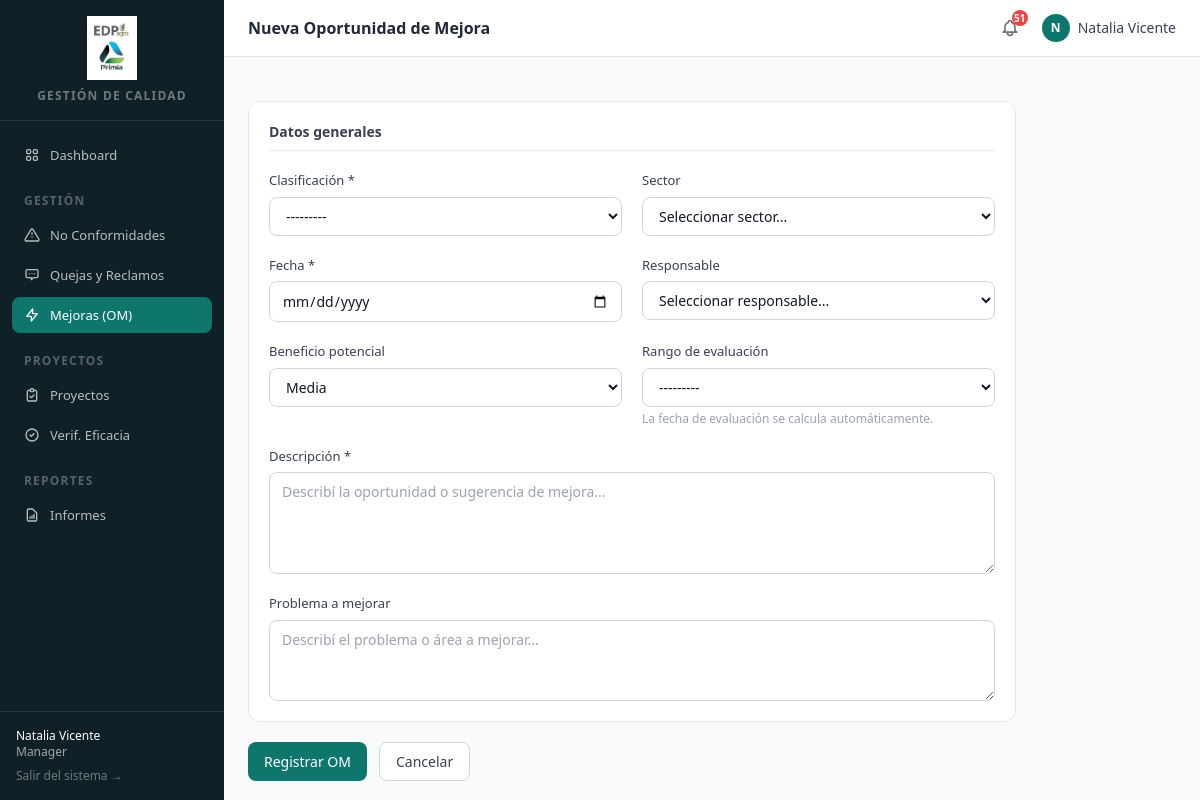
The app's page /om/nueva/ (signed in) with its own data.
### apps/accounts/models.py (models this page shows, shortened)
class Usuario(AbstractUser):
    rol = models.CharField(max_length=20, choices=Rol, default=Rol.OPERARIO)
    area = models.CharField(max_length=100, blank=True)
    telefono = models.CharField(max_length=30, blank=True)
    class Meta:
        verbose_name = 'Usuario'
        verbose_name_plural = 'Usuarios'
    def __str__(self):
        return f'{self.get_full_name() or self.username} ({self.get_rol_display()})'
    @property
    def es_calidad(self):
        return self.rol in (Rol.CALIDAD, Rol.MANAGER, Rol.ADMIN)
    @property
    def es_admin(self):
        return self.rol == Rol.ADMIN
    @property
    def es_operario(self):
        return self.rol == Rol.OPERARIO

### apps/om/views.py (the view)
# urls.py: path('nueva/', views.crear, name='crear'),
@login_required
def crear(request):
    puede_cargar = request.user.es_operario or request.user.es_calidad or request.user.is_superuser
    if not puede_cargar:
        messages.error(request, 'No tenés permisos para cargar Oportunidades de Mejora.')
        return redirect('om:lista')
    if request.method == 'POST':
        form = OportunidadMejoraForm(request.POST)
        adjunto_form = AdjuntoOMForm(request.POST, request.FILES)
        if form.is_valid():
            om = form.save(commit=False)
            if request.user.es_operario:
                om.estado = EstadoOM.EN_REVISION
            om.creado_por = request.user
            om.actualizado_por = request.user
            om.save()
            if adjunto_form.is_valid() and request.FILES.get('archivo'):
                adj = adjunto_form.save(commit=False)
                adj.om = om
                adj.nombre = request.FILES['archivo'].name
                adj.subido_por = request.user
                adj.save()
            messages.success(request, f'{om.folio} registrada correctamente.')
            return redirect('om:detalle', pk=om.pk)
    else:
        form = OportunidadMejoraForm(initial={'fecha': timezone.now().date()})
        adjunto_form = AdjuntoOMForm()
    return render(request, 'om/form.html', {
        'form': form,
        'adjunto_form': adjunto_form,
        'titulo': 'Nueva Oportunidad de Mejora',
        'accion': 'Registrar OM',
    })

### apps/om/forms.py
class AdjuntoOMForm(forms.ModelForm):
    class Meta:
        model = AdjuntoOM
        fields = ['archivo']
        widgets = {
            'archivo': forms.FileInput(attrs={'class': 'form-input', 'accept': '.jpg,.jpeg,.png,.pdf,.xlsx,.xls'}),
        }

### apps/core/context_processors.py (called while the page is built)
def notificaciones(request):
    if not request.user.is_authenticated:
        return {'notif_no_leidas': 0}
    count = Notificacion.objects.filter(
        usuario=request.user, leida=False
    ).count()
    return {'notif_no_leidas': count}

### apps/core/models.py (called while the page is built)
    def __str__(self):
        return self.nombre

### templates/om/form.html (shortened to what this page needs)
{% extends "base.html" %}
{% block page_title %}{{ titulo }}{% endblock %}
{% block content %}
<div class="max-w-3xl">
  <form method="post" class="space-y-5">
    <div class="card space-y-5">
      <h3 class="text-sm font-semibold text-gray-700 border-b pb-2">Datos generales</h3>
      <div class="grid grid-cols-2 gap-5">
        <div>
          <label class="form-label">Clasificación *</label>
          {{ form.clasificacion }}
        </div>
        <div>
          <label class="form-label">Sector</label>
          {{ form.sector }}
        </div>
      </div>
      <div class="grid grid-cols-2 gap-5">
        <div>
          <label class="form-label">Fecha *</label>
          {{ form.fecha }}
        </div>
        <div>
          <label class="form-label">Responsable</label>
          {{ form.responsable }}
        </div>
      </div>
      <div class="grid grid-cols-2 gap-5">
        <div>
          <label class="form-label">Beneficio potencial</label>
          {{ form.beneficio_potencial }}
        </div>
        <div>
          <label class="form-label">Rango de evaluación</label>
          {{ form.rango_evaluacion }}
          <p class="mt-1 text-xs text-gray-400">La fecha de evaluación se calcula automáticamente.</p>
        </div>
      </div>
      <div>
        <label class="form-label">Descripción *</label>
        {{ form.descripcion }}
      </div>
      <div>
        <label class="form-label">Problema a mejorar</label>
        {{ form.problema_a_mejorar }}
      </div>
    </div>
    <div class="flex gap-3">
      <button type="submit" class="btn-primary">{{ accion }}</button>
      <a href="{% url 'om:lista' %}" class="btn-secondary">Cancelar</a>
    </div>
  </form>
</div>
{% endblock %}

### templates/base.html (shortened to what this page needs)
{% load static %}
<!DOCTYPE html>
<html lang="es" class="h-full bg-gray-50">
<head>
  <script src="https://cdn.tailwindcss.com"></script>
</head>
<body class="h-full flex" hx-headers='{"X-CSRFToken": "{{ csrf_token }}"}'>
  <aside class="w-56 min-h-screen flex flex-col bg-sidebar text-white shrink-0">
    <div class="px-4 py-4 border-b border-white/10">
      <img src="{% static 'img/logo_edp.jpg' %}" alt="EDP Agro" class="h-16 w-full object-contain mb-2">
      <p class="text-center text-xs text-white/40 tracking-widest uppercase font-semibold">Gestión de Calidad</p>
    </div>
    <nav class="flex-1 px-3 py-4 space-y-1 text-sm">
      {% with request.resolver_match.app_name as active_app %}
      <a href="{% url 'dashboard:index' %}"
         class="nav-link {% if active_app == 'dashboard' %}bg-primary text-white{% else %}text-white/70 hover:bg-white/10{% endif %}">
        Dashboard
      </a>
      <p class="px-3 pt-4 pb-1 text-xs text-white/30 uppercase tracking-widest font-semibold">Gestión</p>
      <a href="{% url 'nc:lista' %}"
         class="nav-link {% if active_app == 'nc' %}bg-primary text-white{% else %}text-white/70 hover:bg-white/10{% endif %}">
        <svg class="w-4 h-4" fill="none" viewBox="0 0 24 24" stroke="currentColor"><path stroke-linecap="round" stroke-linejoin="round" stroke-width="2" d="M12 9v2m0 4h.01M10.29 3.86L1.82 18a2 2 0 001.71 3h16.94a2 2 0 001.71-3L13.71 3.86a2 2 0 00-3.42 0z"/></svg>
        No Conformidades
      </a>
      <a href="{% url 'qr:lista' %}"
         class="nav-link {% if active_app == 'qr' %}bg-primary text-white{% else %}text-white/70 hover:bg-white/10{% endif %}">
        <svg class="w-4 h-4" fill="none" viewBox="0 0 24 24" stroke="currentColor"><path stroke-linecap="round" stroke-linejoin="round" stroke-width="2" d="M8 10h.01M12 10h.01M16 10h.01M9 16H5a2 2 0 01-2-2V6a2 2 0 012-2h14a2 2 0 012 2v8a2 2 0 01-2 2h-5l-3 3v-3z"/></svg>
        Quejas y Reclamos
      </a>
      <a href="{% url 'om:lista' %}"
         class="nav-link {% if active_app == 'om' %}bg-primary text-white{% else %}text-white/70 hover:bg-white/10{% endif %}">
        <svg class="w-4 h-4" fill="none" viewBox="0 0 24 24" stroke="currentColor"><path stroke-linecap="round" stroke-linejoin="round" stroke-width="2" d="M13 10V3L4 14h7v7l9-11h-7z"/></svg>
        Mejoras (OM)
      </a>
      <p class="px-3 pt-4 pb-1 text-xs text-white/30 uppercase tracking-widest font-semibold">Proyectos</p>
      <a href="{% url 'proyectos:lista' %}"
         class="nav-link {% if active_app == 'proyectos' %}bg-primary text-white{% else %}text-white/70 hover:bg-white/10{% endif %}">
        <svg class="w-4 h-4" fill="none" viewBox="0 0 24 24" stroke="currentColor"><path stroke-linecap="round" stroke-linejoin="round" stroke-width="2" d="M9 5H7a2 2 0 00-2 2v12a2 2 0 002 2h10a2 2 0 002-2V7a2 2 0 00-2-2h-2M9 5a2 2 0 002 2h2a2 2 0 002-2M9 5a2 2 0 012-2h2a2 2 0 012 2m-6 9l2 2 4-4"/></svg>
        Proyectos
      </a>
      <a href="{% url 'verificacion:lista' %}"
         class="nav-link {% if active_app == 'verificacion' %}bg-primary text-white{% else %}text-white/70 hover:bg-white/10{% endif %}">
        <svg class="w-4 h-4" fill="none" viewBox="0 0 24 24" stroke="currentColor"><path stroke-linecap="round" stroke-linejoin="round" stroke-width="2" d="M9 12l2 2 4-4m6 2a9 9 0 11-18 0 9 9 0 0118 0z"/></svg>
        Verif. Eficacia
      </a>
      <p class="px-3 pt-4 pb-1 text-xs text-white/30 uppercase tracking-widest font-semibold">Reportes</p>
      <a href="{% url 'reportes:index' %}"
         class="nav-link {% if active_app == 'reportes' %}bg-primary text-white{% else %}text-white/70 hover:bg-white/10{% endif %}">
        <svg class="w-4 h-4" fill="none" viewBox="0 0 24 24" stroke="currentColor"><path stroke-linecap="round" stroke-linejoin="round" stroke-width="2" d="M9 17v-2m3 2v-4m3 4v-6m2 10H7a2 2 0 01-2-2V5a2 2 0 012-2h5.586a1 1 0 01.707.293l5.414 5.414a1 1 0 01.293.707V19a2 2 0 01-2 2z"/></svg>
        Informes
      </a>
      {% endwith %}
    </nav>
    <div class="px-4 py-4 border-t border-white/10 text-xs text-white/60">
      <p class="font-medium text-white truncate">{{ request.user.get_full_name|default:request.user.username }}</p>
      <p class="truncate">{{ request.user.get_rol_display }}</p>
      <form method="post" action="{% url 'accounts:logout' %}" class="mt-2">
        <button type="submit" class="text-white/40 hover:text-white transition-colors">Salir del sistema →</button>
      </form>
    </div>
  </aside>
  <div class="flex-1 flex flex-col min-h-screen overflow-auto">
    <header class="sticky top-0 z-10 bg-white border-b border-gray-200 flex items-center justify-between px-6 py-3">
      <h1 class="text-base font-semibold text-gray-800">{% block page_title %}{% endblock %}</h1>
      <div class="flex items-center gap-4">
        <div class="relative" id="notif-widget">
          <button id="notif-btn"
                  hx-get="{% url 'notificaciones:panel' %}"
                  hx-target="#notif-dropdown"
                  hx-swap="innerHTML"
                  hx-trigger="click[!htmx.find('#notif-dropdown').classList.contains('notif-loaded')]"
                  onclick="toggleNotifDropdown(event)"
                  class="relative p-1.5 rounded-lg text-gray-500 hover:bg-gray-100 transition-colors">
            {% if notif_no_leidas %}
            <span id="notif-badge"
                  class="absolute -top-0.5 -right-0.5 w-4 h-4 bg-red-500 text-white text-[10px] font-bold rounded-full flex items-center justify-center">
              {{ notif_no_leidas }}
            </span>
            {% endif %}
          </button>
        </div>
        <div class="flex items-center gap-2 text-sm text-gray-700">
          <div class="w-7 h-7 rounded-full bg-primary text-white flex items-center justify-center text-xs font-bold uppercase">
            {{ request.user.username|slice:":1" }}
          </div>
          <span class="hidden sm:block font-medium">{{ request.user.get_full_name|default:request.user.username }}</span>
        </div>
      </div>
    </header>
    <main class="flex-1 px-6 py-6">
      {% block content %}{% endblock %}
    </main>
  </div>
</body>
</html>

### templates/base.html (style rules this page uses)
.nav-link { display: flex; align-items: center; gap: 0.625rem; padding: 0.5rem 0.75rem; border-radius: 0.5rem; transition: background-color 0.15s; font-size: 0.8125rem; }
.btn-primary { display: inline-flex; align-items: center; gap: 0.375rem; padding: 0.5rem 1rem; background-color: #0f766e; color: white; border-radius: 0.5rem; font-size: 0.875rem; font-weight: 500; transition: background-color 0.15s; }
.btn-secondary { display: inline-flex; align-items: center; gap: 0.375rem; padding: 0.5rem 1rem; background-color: white; color: #374151; border: 1px solid #d1d5db; border-radius: 0.5rem; font-size: 0.875rem; font-weight: 500; transition: background-color 0.15s; }
.form-input { display: block; width: 100%; padding: 0.5rem 0.75rem; border: 1px solid #d1d5db; border-radius: 0.5rem; font-size: 0.875rem; color: #111827; background-color: white; transition: border-color 0.15s, box-shadow 0.15s; }
.form-label { display: block; font-size: 0.8125rem; font-weight: 500; color: #374151; margin-bottom: 0.375rem; }
.card { background-color: white; border-radius: 0.75rem; border: 1px solid #e5e7eb; padding: 1.25rem; }

### records on screen
Usuario: user.get_full_name "Natalia Vicente", user.rol "Manager", user.username "N"

### other values on screen
{{ titulo }} "Nueva Oportunidad de Mejora"
{{ notif_no_leidas }} "51"
{{ accion }} "Registrar OM"
